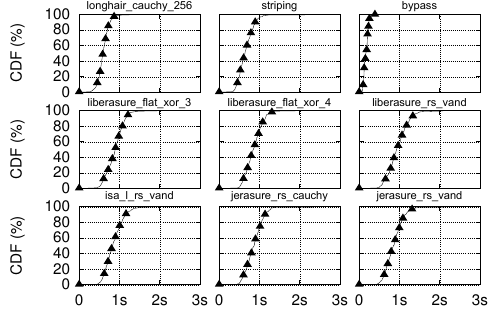

The gnuplot source for this figure:
set term postscript monochrome eps enhanced 22
set output "macrobench_latency.eps"
load "../../../papers/DAIS-2016/plots/styles.inc"

X_MARGIN=0.14
Y_MARGIN=0.04
WIDTH_IND=0.26
HEIGHT_IND=0.31
WIDTH_BETWEEN_X=0.02
WIDTH_BETWEEN_Y=-0.035

set size 1,0.9
# do not change the plot width. This is what keeps the font size the same
# in all the paper and plots.

set bmargin 1
set tmargin 1
set lmargin 1
set rmargin 0

set multiplot
unset key

X_POS=0
Y_POS=0
set origin X_MARGIN+(X_POS*(WIDTH_IND+WIDTH_BETWEEN_X)), Y_MARGIN+(Y_POS*(HEIGHT_IND+WIDTH_BETWEEN_Y))
set size WIDTH_IND,HEIGHT_IND

set title "isa\\_l\\_rs\\_vand" offset 0,-0.5 font "Arial,16pt" 
#set xlabel "millisecond"
set ylabel "CDF (%)"
set xrange [0:3000]
set xtics ("0" 0, "1s" 1000, "2s" 2000, "3s" 3000, "4s" 4000)
set yrange [0:100]
set grid x,y
set ytics 0,20,100
set key bottom right samplen 1 width 1
set nokey
plot \
	'data/cdf_isa_l_rs_vand.txt'	u ($1):($6*100) w l ls 4 notitle '',\
	'data/cdf_isa_l_rs_vand.txt'	u ($1):($6*100) every 50 w p ls 1 notitle ''

X_POS=1
Y_POS=0
set origin X_MARGIN+(X_POS*(WIDTH_IND+WIDTH_BETWEEN_X)), Y_MARGIN+(Y_POS*(HEIGHT_IND+WIDTH_BETWEEN_Y))
set size WIDTH_IND,HEIGHT_IND

set title "jerasure\\_rs\\_cauchy" offset 0,-0.5
#set xlabel "millisecond"
set ylabel "CDF (%)"
unset ylabel
set xrange [0:]
#set xtics ("0" 0,"5s" 5000,"10s" 10000,"15s" 15000,"20s" 20000,"25s" 25000)
set yrange [0:100]
set grid x,y
set ytics (" " 0," " 20," " 40," " 60," " 80," " 100)
#set ytics 0,20,100
set key bottom right samplen 1 width 1

plot \
	'data/cdf_jerasure_rs_cauchy.txt' u ($1):($6*100) w l ls 4 notitle 'jerasure\_rs\_cauchy',\
	'data/cdf_jerasure_rs_cauchy.txt' u ($1):($6*100) every 50 w p ls 1 notitle ''


X_POS=2
Y_POS=0
set origin X_MARGIN+(X_POS*(WIDTH_IND+WIDTH_BETWEEN_X)), Y_MARGIN+(Y_POS*(HEIGHT_IND+WIDTH_BETWEEN_Y))
set size WIDTH_IND,HEIGHT_IND

set title "jerasure\\_rs\\_vand" offset 0,-0.5
#set xlabel "millisecond"
set ylabel "CDF (%)"
unset ylabel
set xrange [0:]
#set xtics ("0" 0,"5s" 5000,"10s" 10000,"15s" 15000,"20s" 20000,"25s" 25000)
set yrange [0:100]
set grid y
set ytics (" " 0," " 20," " 40," " 60," " 80," " 100)
set key bottom right samplen 1 width 1

plot \
	'data/cdf_jerasure_rs_vand.txt'  u ($1):($6*100) w l ls 4 notitle 'jerasure\_rs\_vand',\
	'data/cdf_jerasure_rs_vand.txt'  u ($1):($6*100) every 50 w p ls 1 notitle ''


X_POS=0
Y_POS=1
set origin X_MARGIN+(X_POS*(WIDTH_IND+WIDTH_BETWEEN_X)), Y_MARGIN+(Y_POS*(HEIGHT_IND+WIDTH_BETWEEN_Y))
set size WIDTH_IND,HEIGHT_IND

set title "liberasure\\_flat\\_xor\\_3" offset 0,-0.7
#set xlabel "millisecond"
set ylabel "CDF (%)"
#unset ylabel
set xrange [0:]
set xtics ("" 0, "" 1000, "" 2000, "" 3000, "" 4000)
#set xtics ("0" 0,"5s" 5000,"10s" 10000,"15s" 15000,"20s" 20000,"25s" 25000)
set yrange [0:100]
set grid y
set ytics 0,20,100
#set ytics (" " 0," " 20," " 40," " 60," " 80," " 100)
set key bottom right samplen 1 width 1

plot \
	'data/cdf_flat_xor_hd_3.txt'  u ($1):($6*100) w l ls 4 notitle '',\
	'data/cdf_flat_xor_hd_3.txt'  u ($1):($6*100) every 50 w p ls 1 notitle ''



X_POS=1
Y_POS=1
set origin X_MARGIN+(X_POS*(WIDTH_IND+WIDTH_BETWEEN_X)), Y_MARGIN+(Y_POS*(HEIGHT_IND+WIDTH_BETWEEN_Y))
set size WIDTH_IND,HEIGHT_IND

set title "liberasure\\_flat\\_xor\\_4" offset 0,-0.7 font "Arial,16pt"
#set xlabel "millisecond"
unset ylabel 
set xrange [0:]
set grid x,y
#set xtics ("0" 0,"5s" 5000,"15s" 15000)
set yrange [0:100]
set grid y
set ytics (" " 0," " 20," " 40," " 60," " 80," " 100)
#set ytics 0,20,100
set key bottom right samplen 1 width 1
set nokey
plot \
	'data/cdf_flat_xor_hd_4.txt'	u ($1):($6*100) w l ls 4 notitle '',\
	'data/cdf_flat_xor_hd_4.txt'	u ($1):($6*100) every 50 w p ls 1 notitle ''
 			                  

X_POS=2
Y_POS=1
set origin X_MARGIN+(X_POS*(WIDTH_IND+WIDTH_BETWEEN_X)), Y_MARGIN+(Y_POS*(HEIGHT_IND+WIDTH_BETWEEN_Y))
set size WIDTH_IND,HEIGHT_IND

set title "liberasure\\_rs\\_vand" offset 0,-0.7 
#set xlabel "millisecond"
set ylabel "CDF (%)"
unset ylabel
set xrange [0:]
#set xtics ("0" 0,"5s" 5000,"10s" 10000,"15s" 15000,"20s" 20000,"25s" 25000)
set yrange [0:100]
set grid y
set ytics (" " 0," " 20," " 40," " 60," " 80," " 100)
#set ytics 0,20,100
set key bottom right samplen 1 width 1

plot \
	'data/cdf_liberasurecode_rs_vand.txt' u ($1):($6*100) w l ls 4 notitle '',\
	'data/cdf_liberasurecode_rs_vand.txt' u ($1):($6*100) every 50 w p ls 1 notitle '',\
	 

X_POS=0
Y_POS=2
set origin X_MARGIN+(X_POS*(WIDTH_IND+WIDTH_BETWEEN_X)), Y_MARGIN+(Y_POS*(HEIGHT_IND+WIDTH_BETWEEN_Y))
set size WIDTH_IND,HEIGHT_IND

set title "longhair\\_cauchy\\_256" offset 0,-0.7
#set xlabel "millisecond"
set ylabel "CDF (%)"
#unset ylabel
set xrange [0:]

#set xtics ("0" 0,"5s" 5000,"10s" 10000,"15s" 15000,"20s" 20000,"25s" 25000)
set yrange [0:100]
set ytics 0,20,100

set grid y
#set ytics (" " 0," " 20," " 40," " 60," " 80," " 100)
set key bottom right samplen 1 width 1

plot \
	'data/cdf_longhair.txt'  u ($1):($6*100) w l ls 4 notitle '',\
	'data/cdf_longhair.txt'  u ($1):($6*100) every 50 w p ls 1 notitle '' 


X_POS=1
Y_POS=2
set origin X_MARGIN+(X_POS*(WIDTH_IND+WIDTH_BETWEEN_X)), Y_MARGIN+(Y_POS*(HEIGHT_IND+WIDTH_BETWEEN_Y))
set size WIDTH_IND,HEIGHT_IND

set title "striping" offset 0,-0.7
#set xlabel "millisecond"
set ylabel "CDF (%)"
unset ylabel
set xrange [0:]
#set xtics ("0" 0,"5s" 5000,"10s" 10000,"15s" 15000,"20s" 20000,"25s" 25000)
set yrange [0:100]
set grid y
set ytics (" " 0," " 20," " 40," " 60," " 80," " 100)
set key bottom right samplen 1 width 1

plot \
	'data/cdf_striping.txt'  u ($1):($6*100) w l ls 4 notitle '',\
	'data/cdf_striping.txt'  u ($1):($6*100) every 50 w p ls 1 notitle '' 
					  						  

X_POS=2
Y_POS=2
set origin X_MARGIN+(X_POS*(WIDTH_IND+WIDTH_BETWEEN_X)), Y_MARGIN+(Y_POS*(HEIGHT_IND+WIDTH_BETWEEN_Y))
set size WIDTH_IND,HEIGHT_IND

set title "bypass" offset 0,-0.7
#set xlabel "millisecond"
unset ylabel
set xrange [0:]
#set xtics ("0" 0,"5s" 5000,"10s" 10000,"15s" 15000,"20s" 20000,"25s" 25000)
set yrange [0:100]
set grid y
set ytics (" " 0," " 20," " 40," " 60," " 80," " 100)
set key bottom right samplen 1 width 1

plot \
	'data/cdf_bypass.txt' u ($1):($6*100) w l ls 4 notitle '',\
	'data/cdf_bypass.txt' u ($1):($6*100) every 20 w p ls 1 notitle ''
				  						 
							  
!epstopdf "macrobench_latency.eps"
!rm "macrobench_latency.eps"
quit
